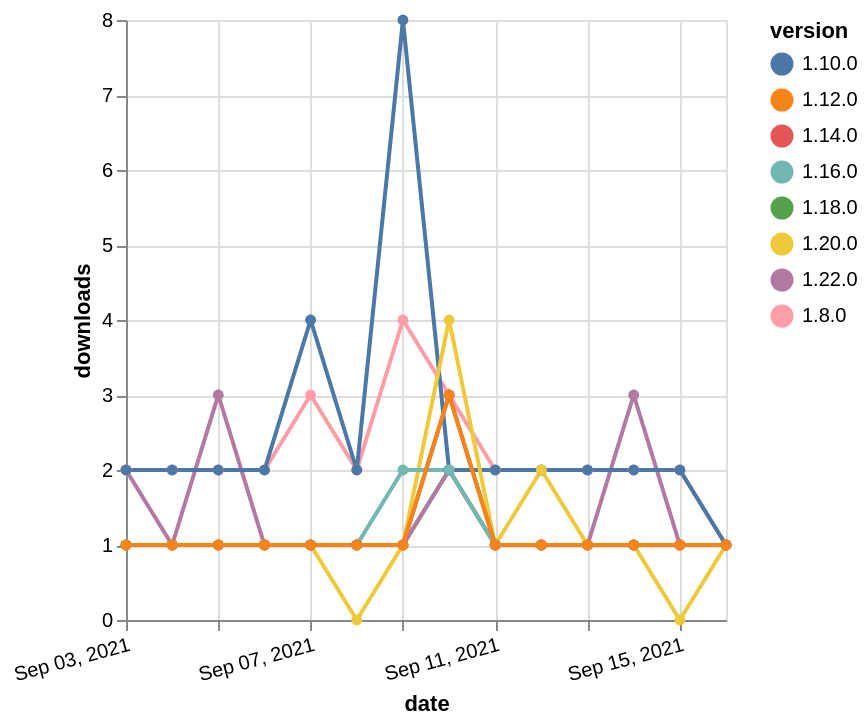

The Vega-Lite source for this figure:
### Vega-Lite specification from a JSON file in a GitHub repository (floating-point values rounded to 4 significant figures)
{"$schema": "https://vega.github.io/schema/vega-lite/v5.json", "description": "A simple bar chart with embedded data.", "data": {"values": [{"date": "2021-09-03", "total": 186, "delta": 1, "version": "1.18.0"}, {"date": "2021-09-04", "total": 187, "delta": 1, "version": "1.18.0"}, {"date": "2021-09-05", "total": 188, "delta": 1, "version": "1.18.0"}, {"date": "2021-09-06", "total": 189, "delta": 1, "version": "1.18.0"}, {"date": "2021-09-07", "total": 190, "delta": 1, "version": "1.18.0"}, {"date": "2021-09-08", "total": 191, "delta": 1, "version": "1.18.0"}, {"date": "2021-09-09", "total": 192, "delta": 1, "version": "1.18.0"}, {"date": "2021-09-10", "total": 194, "delta": 2, "version": "1.18.0"}, {"date": "2021-09-11", "total": 195, "delta": 1, "version": "1.18.0"}, {"date": "2021-09-12", "total": 196, "delta": 1, "version": "1.18.0"}, {"date": "2021-09-13", "total": 197, "delta": 1, "version": "1.18.0"}, {"date": "2021-09-14", "total": 198, "delta": 1, "version": "1.18.0"}, {"date": "2021-09-15", "total": 199, "delta": 1, "version": "1.18.0"}, {"date": "2021-09-16", "total": 200, "delta": 1, "version": "1.18.0"}, {"date": "2021-09-03", "total": 128, "delta": 2, "version": "1.22.0"}, {"date": "2021-09-04", "total": 129, "delta": 1, "version": "1.22.0"}, {"date": "2021-09-05", "total": 132, "delta": 3, "version": "1.22.0"}, {"date": "2021-09-06", "total": 133, "delta": 1, "version": "1.22.0"}, {"date": "2021-09-07", "total": 134, "delta": 1, "version": "1.22.0"}, {"date": "2021-09-08", "total": 135, "delta": 1, "version": "1.22.0"}, {"date": "2021-09-09", "total": 136, "delta": 1, "version": "1.22.0"}, {"date": "2021-09-10", "total": 138, "delta": 2, "version": "1.22.0"}, {"date": "2021-09-11", "total": 139, "delta": 1, "version": "1.22.0"}, {"date": "2021-09-12", "total": 140, "delta": 1, "version": "1.22.0"}, {"date": "2021-09-13", "total": 141, "delta": 1, "version": "1.22.0"}, {"date": "2021-09-14", "total": 144, "delta": 3, "version": "1.22.0"}, {"date": "2021-09-15", "total": 145, "delta": 1, "version": "1.22.0"}, {"date": "2021-09-16", "total": 146, "delta": 1, "version": "1.22.0"}, {"date": "2021-09-03", "total": 2392, "delta": 2, "version": "1.8.0"}, {"date": "2021-09-04", "total": 2394, "delta": 2, "version": "1.8.0"}, {"date": "2021-09-05", "total": 2396, "delta": 2, "version": "1.8.0"}, {"date": "2021-09-06", "total": 2398, "delta": 2, "version": "1.8.0"}, {"date": "2021-09-07", "total": 2401, "delta": 3, "version": "1.8.0"}, {"date": "2021-09-08", "total": 2403, "delta": 2, "version": "1.8.0"}, {"date": "2021-09-09", "total": 2407, "delta": 4, "version": "1.8.0"}, {"date": "2021-09-10", "total": 2410, "delta": 3, "version": "1.8.0"}, {"date": "2021-09-11", "total": 2412, "delta": 2, "version": "1.8.0"}, {"date": "2021-09-12", "total": 2414, "delta": 2, "version": "1.8.0"}, {"date": "2021-09-13", "total": 2416, "delta": 2, "version": "1.8.0"}, {"date": "2021-09-14", "total": 2418, "delta": 2, "version": "1.8.0"}, {"date": "2021-09-15", "total": 2420, "delta": 2, "version": "1.8.0"}, {"date": "2021-09-16", "total": 2421, "delta": 1, "version": "1.8.0"}, {"date": "2021-09-03", "total": 2589, "delta": 2, "version": "1.10.0"}, {"date": "2021-09-04", "total": 2591, "delta": 2, "version": "1.10.0"}, {"date": "2021-09-05", "total": 2593, "delta": 2, "version": "1.10.0"}, {"date": "2021-09-06", "total": 2595, "delta": 2, "version": "1.10.0"}, {"date": "2021-09-07", "total": 2599, "delta": 4, "version": "1.10.0"}, {"date": "2021-09-08", "total": 2601, "delta": 2, "version": "1.10.0"}, {"date": "2021-09-09", "total": 2609, "delta": 8, "version": "1.10.0"}, {"date": "2021-09-10", "total": 2611, "delta": 2, "version": "1.10.0"}, {"date": "2021-09-11", "total": 2613, "delta": 2, "version": "1.10.0"}, {"date": "2021-09-12", "total": 2615, "delta": 2, "version": "1.10.0"}, {"date": "2021-09-13", "total": 2617, "delta": 2, "version": "1.10.0"}, {"date": "2021-09-14", "total": 2619, "delta": 2, "version": "1.10.0"}, {"date": "2021-09-15", "total": 2621, "delta": 2, "version": "1.10.0"}, {"date": "2021-09-16", "total": 2622, "delta": 1, "version": "1.10.0"}, {"date": "2021-09-03", "total": 211, "delta": 1, "version": "1.20.0"}, {"date": "2021-09-04", "total": 212, "delta": 1, "version": "1.20.0"}, {"date": "2021-09-05", "total": 213, "delta": 1, "version": "1.20.0"}, {"date": "2021-09-06", "total": 214, "delta": 1, "version": "1.20.0"}, {"date": "2021-09-07", "total": 215, "delta": 1, "version": "1.20.0"}, {"date": "2021-09-08", "total": 215, "delta": 0, "version": "1.20.0"}, {"date": "2021-09-09", "total": 216, "delta": 1, "version": "1.20.0"}, {"date": "2021-09-10", "total": 220, "delta": 4, "version": "1.20.0"}, {"date": "2021-09-11", "total": 221, "delta": 1, "version": "1.20.0"}, {"date": "2021-09-12", "total": 223, "delta": 2, "version": "1.20.0"}, {"date": "2021-09-13", "total": 224, "delta": 1, "version": "1.20.0"}, {"date": "2021-09-14", "total": 225, "delta": 1, "version": "1.20.0"}, {"date": "2021-09-15", "total": 225, "delta": 0, "version": "1.20.0"}, {"date": "2021-09-16", "total": 226, "delta": 1, "version": "1.20.0"}, {"date": "2021-09-03", "total": 211, "delta": 1, "version": "1.16.0"}, {"date": "2021-09-04", "total": 212, "delta": 1, "version": "1.16.0"}, {"date": "2021-09-05", "total": 213, "delta": 1, "version": "1.16.0"}, {"date": "2021-09-06", "total": 214, "delta": 1, "version": "1.16.0"}, {"date": "2021-09-07", "total": 215, "delta": 1, "version": "1.16.0"}, {"date": "2021-09-08", "total": 216, "delta": 1, "version": "1.16.0"}, {"date": "2021-09-09", "total": 218, "delta": 2, "version": "1.16.0"}, {"date": "2021-09-10", "total": 220, "delta": 2, "version": "1.16.0"}, {"date": "2021-09-11", "total": 221, "delta": 1, "version": "1.16.0"}, {"date": "2021-09-12", "total": 222, "delta": 1, "version": "1.16.0"}, {"date": "2021-09-13", "total": 223, "delta": 1, "version": "1.16.0"}, {"date": "2021-09-14", "total": 224, "delta": 1, "version": "1.16.0"}, {"date": "2021-09-15", "total": 225, "delta": 1, "version": "1.16.0"}, {"date": "2021-09-16", "total": 226, "delta": 1, "version": "1.16.0"}, {"date": "2021-09-03", "total": 218, "delta": 1, "version": "1.14.0"}, {"date": "2021-09-04", "total": 219, "delta": 1, "version": "1.14.0"}, {"date": "2021-09-05", "total": 220, "delta": 1, "version": "1.14.0"}, {"date": "2021-09-06", "total": 221, "delta": 1, "version": "1.14.0"}, {"date": "2021-09-07", "total": 222, "delta": 1, "version": "1.14.0"}, {"date": "2021-09-08", "total": 223, "delta": 1, "version": "1.14.0"}, {"date": "2021-09-09", "total": 224, "delta": 1, "version": "1.14.0"}, {"date": "2021-09-10", "total": 227, "delta": 3, "version": "1.14.0"}, {"date": "2021-09-11", "total": 228, "delta": 1, "version": "1.14.0"}, {"date": "2021-09-12", "total": 229, "delta": 1, "version": "1.14.0"}, {"date": "2021-09-13", "total": 230, "delta": 1, "version": "1.14.0"}, {"date": "2021-09-14", "total": 231, "delta": 1, "version": "1.14.0"}, {"date": "2021-09-15", "total": 232, "delta": 1, "version": "1.14.0"}, {"date": "2021-09-16", "total": 233, "delta": 1, "version": "1.14.0"}, {"date": "2021-09-03", "total": 276, "delta": 1, "version": "1.12.0"}, {"date": "2021-09-04", "total": 277, "delta": 1, "version": "1.12.0"}, {"date": "2021-09-05", "total": 278, "delta": 1, "version": "1.12.0"}, {"date": "2021-09-06", "total": 279, "delta": 1, "version": "1.12.0"}, {"date": "2021-09-07", "total": 280, "delta": 1, "version": "1.12.0"}, {"date": "2021-09-08", "total": 281, "delta": 1, "version": "1.12.0"}, {"date": "2021-09-09", "total": 282, "delta": 1, "version": "1.12.0"}, {"date": "2021-09-10", "total": 285, "delta": 3, "version": "1.12.0"}, {"date": "2021-09-11", "total": 286, "delta": 1, "version": "1.12.0"}, {"date": "2021-09-12", "total": 287, "delta": 1, "version": "1.12.0"}, {"date": "2021-09-13", "total": 288, "delta": 1, "version": "1.12.0"}, {"date": "2021-09-14", "total": 289, "delta": 1, "version": "1.12.0"}, {"date": "2021-09-15", "total": 290, "delta": 1, "version": "1.12.0"}, {"date": "2021-09-16", "total": 291, "delta": 1, "version": "1.12.0"}]}, "width": "container", "mark": {"type": "line", "point": {"filled": true}}, "encoding": {"x": {"field": "date", "type": "temporal", "timeUnit": "yearmonthdate", "title": "date", "axis": {"labelAngle": -15}}, "y": {"field": "delta", "type": "quantitative", "title": "downloads"}, "color": {"field": "version", "type": "nominal"}, "tooltip": {"field": "delta"}}}
